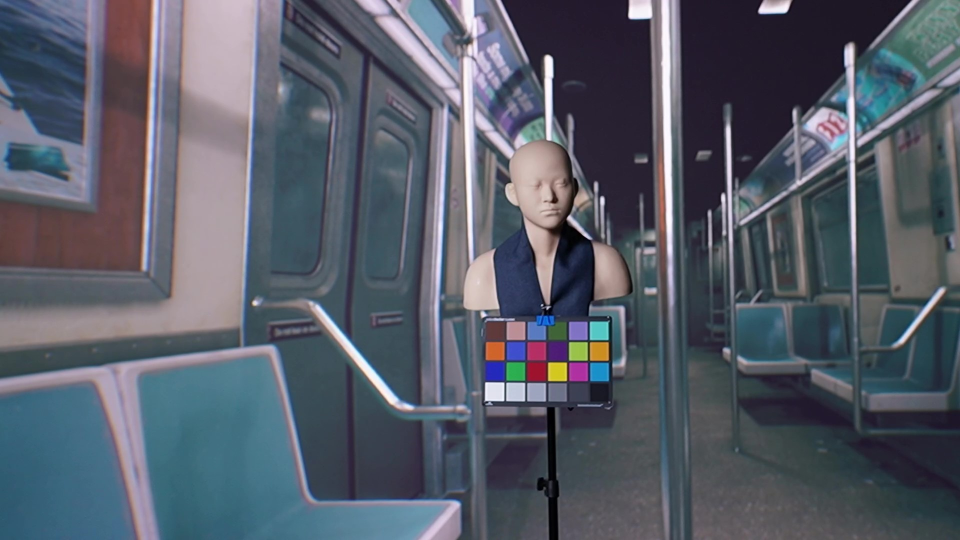
#> input picture camera_specific_cct_calibration_reference_images/8500K.jpg, 1920 x 1080 px (shown at 1/2 size)
$ python camera_specific_cct_calibration_curve.py
#> lines starting #> are read from the running program, lines starting #| are printed output that depends on the picture
import pandas as pd
import numpy as np
from scipy.interpolate import interp1d
import matplotlib.pyplot as plt
import cv2
import colour

# -------------------------
# 1. Calibration curve 생성
# -------------------------

df = pd.read_csv("camera_specific_cct_calibration_reference_images/cct_estimation_results.csv")
#> (reads camera_specific_cct_calibration_reference_images/cct_estimation_results.csv from the repository)

target_cct = df["target_cct"].values
estimated_cct = df["estimated_cct"].values

idx = np.argsort(estimated_cct)
estimated_cct = estimated_cct[idx]
target_cct = target_cct[idx]

calibration_curve = interp1d(
    estimated_cct,
    target_cct,
    kind="linear",
    fill_value="extrapolate"
)

# -------------------------
# 2. 색온도 이미지 테스트
# -------------------------

image = cv2.imread(
    "camera_specific_cct_calibration_reference_images/8500K.jpg"
)
#> image is the input picture: shape (1080, 1920, 3); mean B, G, R 103.8, 92.1, 86.3

CCT_list = []

# BGR -> RGB
preview_rgb = cv2.cvtColor(image, cv2.COLOR_BGR2RGB)

# sRGB [0,255] -> [0,1]
srgb = preview_rgb.astype(np.float32) / 255.0

# sRGB -> Linear RGB
linear_rgb = np.where(
    srgb <= 0.04045,
    srgb / 12.92,
    ((srgb + 0.055) / 1.055) ** 2.4
)
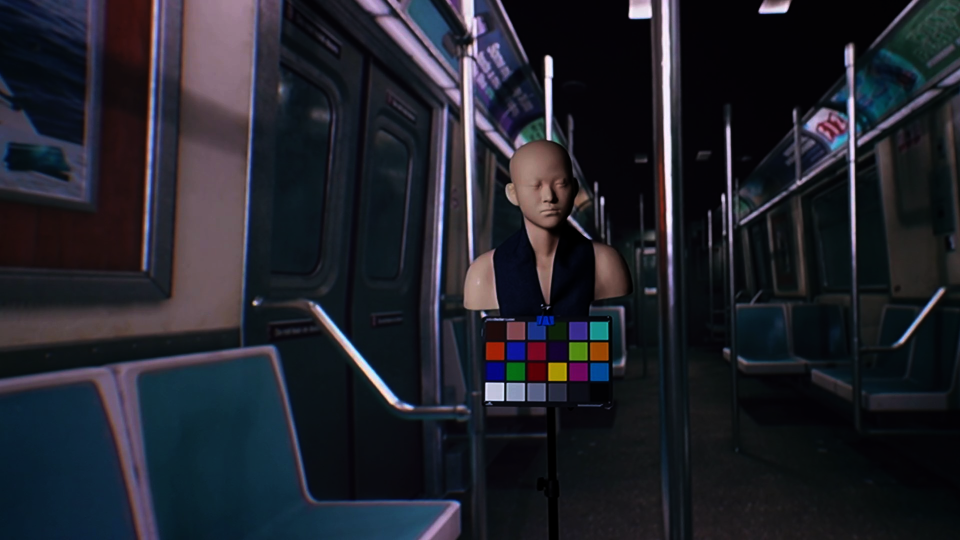
#> linear_rgb: shape (1080, 1920, 3) float32 (shown at 1/2 size); mean R, G, B 0.132, 0.139, 0.172

# Linear RGB -> XYZ
M = np.array([
    [0.4124564, 0.3575761, 0.1804375],
    [0.2126729, 0.7151522, 0.0721750],
    [0.0193339, 0.1191920, 0.9503041]
], dtype=np.float32)

xyz_image = linear_rgb @ M.T
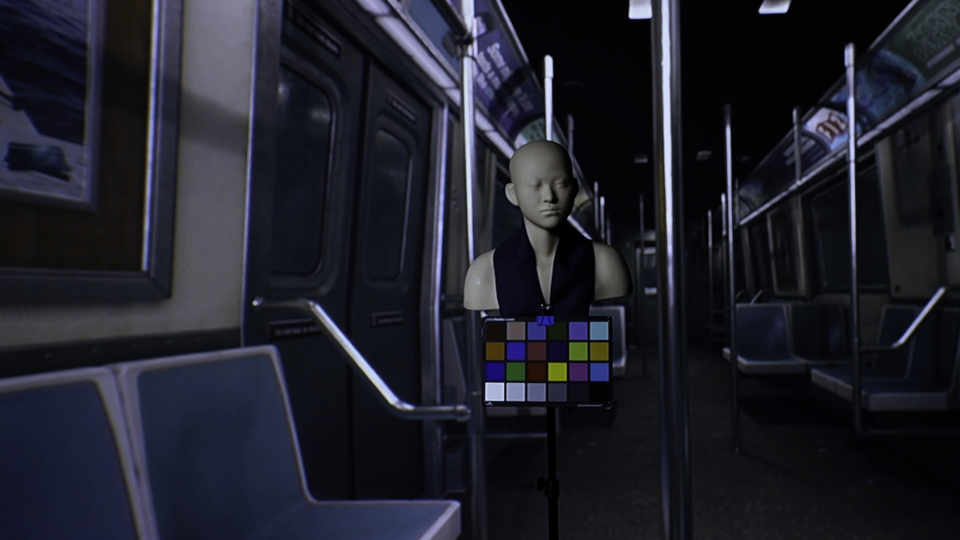
#> xyz_image: shape (1080, 1920, 3) float32 (shown at 1/2 size); mean R, G, B 0.135, 0.139, 0.182; drawn with min black and max white

scale = 0.7

display = cv2.resize(
    image,
    None,
    fx=scale,
    fy=scale
)

#> (the run stopped early here; a loop or call above may not have finished)
